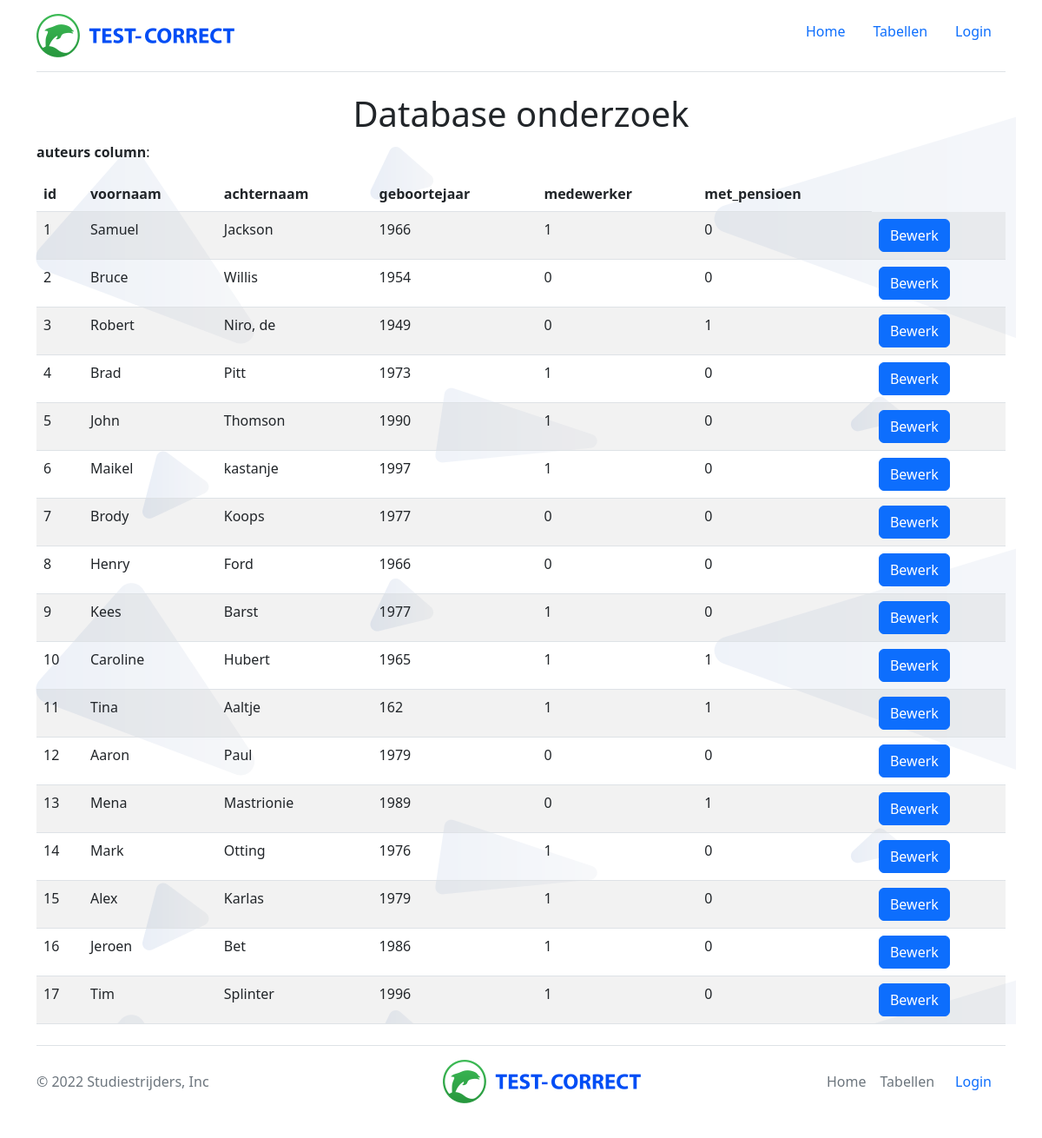
Screenshot of /auteur with the database file from the repository.
### tables this page shows
CREATE TABLE auteurs (id integer NOT NULL, voornaam varchar (80) NOT NULL, achternaam varchar (80) NOT NULL, geboortejaar integer DEFAULT NULL, medewerker BOOLEAN NOT NULL, met_pensioen BOOLEAN NOT NULL);

### app.py (the view)
@app.route("/auteur")
def auteur_html(table_name="auteurs"):
    if not table_name:
        return "Missing table name", 400  # HTTP 400 = Bad Request
    else:
        rows, column_names = dbm.get_auteur_html(table_name, "auteur.html", "auteurs")
        return render_template(
            "auteur.html", rows=rows, columns=column_names, table_name=table_name
        )

### app.py (called while the page is built)
@app.before_request
def check_login():
    if request.endpoint not in ["/", "home", "login", "login_post"]:
        if not session.get('logged_in', 'username'):
            return redirect(url_for('home'))

### lib/tablemodel.py (called while the page is built)
    def get_auteur_html(self, table_headers, table_content, cursor):
        cursor = sqlite3.connect(self.database_file).cursor()
        cursor.execute("SELECT * FROM auteurs")
        table_headers = [column_name[0] for column_name in cursor.description]
        table_content = cursor.fetchall()
        return table_content, table_headers

### templates/auteur.html (shortened to what this page needs)
{% extends "base.html" %}
{% block content %}
    <h1>Database onderzoek</h1>
    <p><b>{{ table_name }} column</b>:</p>
    <table class="table table-striped">
      <thead>
        <tr>
          {% for column in columns %}
          <th>{{ column }}</th>
          {% endfor %}
        </tr>
      </thead>
      <tbody>
        {% for row in rows %}
        <tr>
          {% for field in row %}
          <td>{{ field }}</td>
          {% endfor %}
          <td><a class="btn btn-primary" href="/edit_auteur/{{ row[0] }}"> Bewerk </a></td>
        </tr>
        {% endfor %}
      </tbody>
    </table>
 {% endblock %}

### static/style.css (style rules this page uses)
* { margin: 0; padding: 0; }
body { font-family:sans-serif }
h1 { text-align: center; margin-bottom: 80px; }

### rows the page displays
auteurs: row "1" "1" "0", voornaam "Samuel", achternaam "Jackson", geboortejaar "1966"
auteurs: row "2" "0" "0", voornaam "Bruce", achternaam "Willis", geboortejaar "1954"
auteurs: row "3" "0" "1", voornaam "Robert", achternaam "Niro, de", geboortejaar "1949"
auteurs: row "4" "1" "0", voornaam "Brad", achternaam "Pitt", geboortejaar "1973"
auteurs: row "5" "1" "0", voornaam "John", achternaam "Thomson", geboortejaar "1990"
auteurs: row "6" "1" "0", voornaam "Maikel", achternaam "kastanje", geboortejaar "1997"
auteurs: row "7" "0" "0", voornaam "Brody", achternaam "Koops", geboortejaar "1977"
auteurs: row "8" "0" "0", voornaam "Henry", achternaam "Ford", geboortejaar "1966"
auteurs: row "9" "1" "0", voornaam "Kees", achternaam "Barst", geboortejaar "1977"
auteurs: row "10" "1" "1", voornaam "Caroline", achternaam "Hubert", geboortejaar "1965"
auteurs: row "11" "162" "1" "1", voornaam "Tina", achternaam "Aaltje"
auteurs: row "12" "0" "0", voornaam "Aaron", achternaam "Paul", geboortejaar "1979"
auteurs: row "13" "0" "1", voornaam "Mena", achternaam "Mastrionie", geboortejaar "1989"
auteurs: row "14" "1" "0", voornaam "Mark", achternaam "Otting", geboortejaar "1976"
auteurs: row "15" "1" "0", voornaam "Alex", achternaam "Karlas", geboortejaar "1979"
auteurs: row "16" "1" "0", voornaam "Jeroen", achternaam "Bet", geboortejaar "1986"
auteurs: row "17" "1" "0", voornaam "Tim", achternaam "Splinter", geboortejaar "1996"

### other values shown
{{ table_name }} "auteurs"
{{ column }} "id" "voornaam" "achternaam" "geboortejaar" "medewerker" "met_pensioen"
